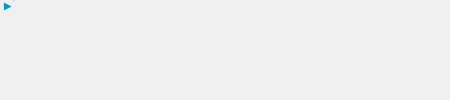
Frame 1 (no input)
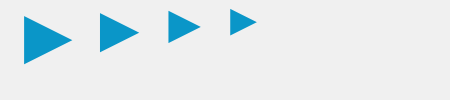
Frame 60 (the mouse pressed at the canvas centre just before this capture)
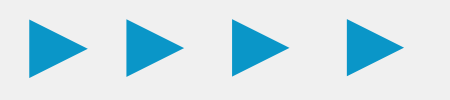
Frame 120 (the mouse held since frame 60 and released just before this capture)

The Processing sketch that drew these frames (run headless with seeded random() and noise(); from frame 60 on, the mouse is pressed at the canvas centre):

// Processing sketch: next_logo_feed_aris_
// ── next_logo_feed_aris_.pde
 float a = 0.0;
float b = 0.0;
float c = 0.0;
float s = 0.0;


void setup(){
  size(450,100);
  //background(0);
  frameRate(20);
  noStroke();
}

void draw(){
  //scale(-1, 1);
  //translate(-width,0 /*-height*/);
  
  background(240);
  
 a = a + 0.12;
 s = sin(a);
 
  scale(s+.01);
  fill(10, 150, 200);
  triangle( 90, 50,
            30, 20, 
            30, 80);
            
  translate(100, 0);
  scale(s+.02);
  fill(10, 150, 200);
  triangle( 90, 50,
            30, 20, 
            30, 80);
 
 translate(110, 0);
  scale(s+.03);
  fill(10, 150, 200);
  triangle( 90, 50,
            30, 20, 
            30, 80);
            
 translate(120, 0);
  scale(s+.03);
  fill(10, 150, 200);
  triangle( 90, 50,
            30, 20, 
            30, 80);
            
            
            
            
       
}
 
